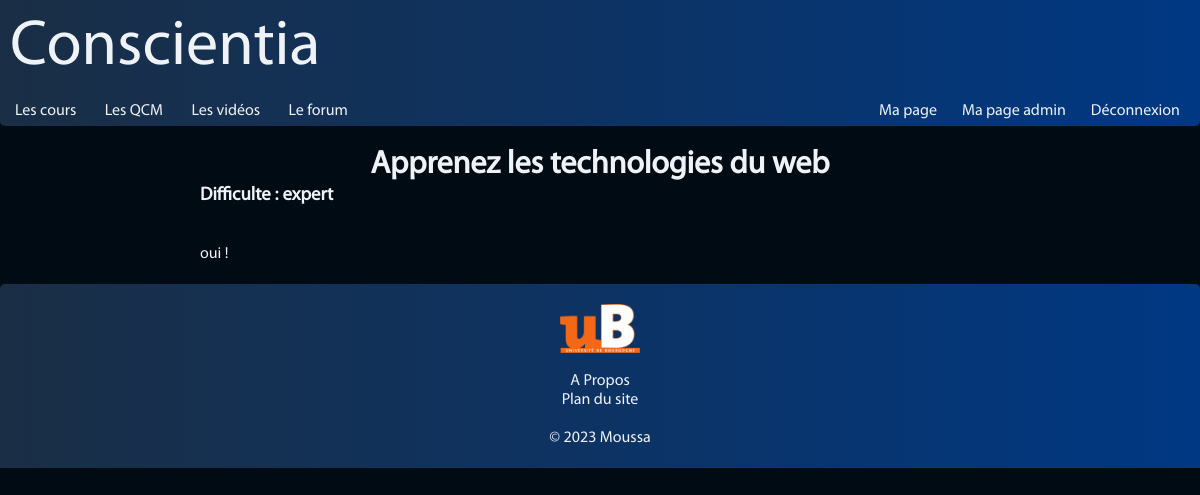
The app's page /php/controller/course.php?id=5 (signed in) with its own data.
### tables this page shows
CREATE TABLE `courses` (
  `id` int(11) NOT NULL,
  `title` varchar(128) NOT NULL,
  `description` varchar(256) NOT NULL,
  `text` text NOT NULL,
  `author_id` int(11) NOT NULL,
  `difficulty` varchar(20) NOT NULL,
  `thumbnail` varchar(128) NOT NULL
);

### php/controller/course.php (called while the page is built, shortened)
<?php
    require('../model/DBconnection.php');
    require('../model/course.php');
    require('../view/course.php');
?>

### php/view/course.php (the view, shortened to what this page needs)
<!DOCTYPE html>
<html lang="fr">
    <head>
        <?php include('css.php');?>
    </head>
    <body>
        <?php include('header.php');?>
        <?php
            if($conn->query("SELECT * FROM courses WHERE id='$_GET[id]'")->num_rows > 0) {
                $course = $conn->query("SELECT * FROM courses WHERE id='$_GET[id]'")->fetch_assoc();
                echo '
                    <div style="width:800px;margin:20px auto;">
                        <h1 style="text-align:center;">'.$course['title'].'</h1>
                        <h3>Difficulte : '.$course['difficulty'].'</h3><br><br>
                        <p>'.$course['text'].'</p>
                    </div>
                ';
            }
            else {
                echo '<p style="text-align:center;margin-top:20px;margin-bottom:650px;">Cours inexistant</p>';
            }
        ?>
        <?php include('footer.php');?>
    </body>
</html>

### css/global.css (style rules this page uses)
:root { --main: #1a2e45; --mainHover: #294362; --second: #006fb7; --third: #003883; --bg:#010B13; --pink: #f30a76; --pinkHover : #c50960; --light: #009de0; --text: #eff3f7; --text2: #c6d8ea; }
body { background: var(--bg); color: var(--text); display: table; width: 100%; }
* { font-family:'Myriad Pro Regular'; margin: 0; box-sizing: border-box; }

### records on screen
courses: title "Apprenez les technologies du web", difficulty "expert", text "oui !"
